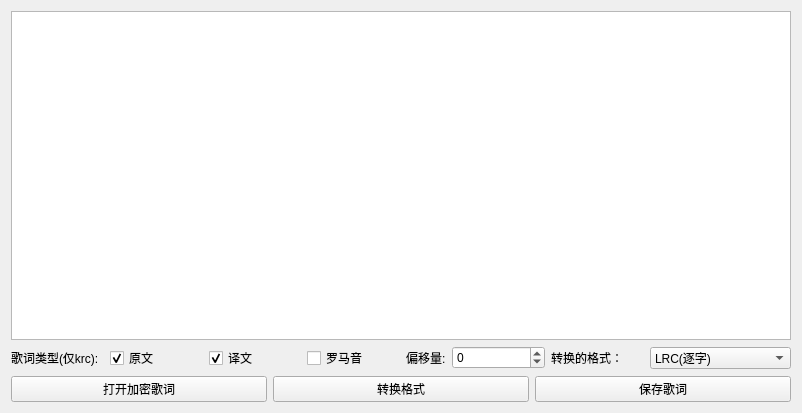
<?xml version="1.0" encoding="UTF-8"?>
<ui version="4.0">
 <class>encrypted_lyrics</class>
 <widget class="QWidget" name="encrypted_lyrics">
  <property name="geometry">
   <rect>
    <x>0</x>
    <y>0</y>
    <width>802</width>
    <height>413</height>
   </rect>
  </property>
  <property name="windowTitle">
   <string>Form</string>
  </property>
  <layout class="QVBoxLayout" name="verticalLayout">
   <item>
    <widget class="QPlainTextEdit" name="plainTextEdit">
     <property name="lineWrapMode">
      <enum>QPlainTextEdit::LineWrapMode::NoWrap</enum>
     </property>
    </widget>
   </item>
   <item>
    <layout class="QHBoxLayout" name="horizontalLayout_2">
     <item>
      <widget class="QLabel" name="label">
       <property name="text">
        <string>歌词类型(仅krc):</string>
       </property>
      </widget>
     </item>
     <item>
      <widget class="QCheckBox" name="original_checkBox">
       <property name="text">
        <string>原文</string>
       </property>
       <property name="checked">
        <bool>true</bool>
       </property>
      </widget>
     </item>
     <item alignment="Qt::AlignmentFlag::AlignLeft">
      <widget class="QCheckBox" name="translate_checkBox">
       <property name="sizePolicy">
        <sizepolicy hsizetype="Fixed" vsizetype="Fixed">
         <horstretch>0</horstretch>
         <verstretch>0</verstretch>
        </sizepolicy>
       </property>
       <property name="text">
        <string>译文</string>
       </property>
       <property name="checked">
        <bool>true</bool>
       </property>
      </widget>
     </item>
     <item alignment="Qt::AlignmentFlag::AlignLeft">
      <widget class="QCheckBox" name="romanized_checkBox">
       <property name="sizePolicy">
        <sizepolicy hsizetype="Fixed" vsizetype="Fixed">
         <horstretch>0</horstretch>
         <verstretch>0</verstretch>
        </sizepolicy>
       </property>
       <property name="text">
        <string>罗马音</string>
       </property>
      </widget>
     </item>
     <item>
      <widget class="QLabel" name="label_5">
       <property name="sizePolicy">
        <sizepolicy hsizetype="Fixed" vsizetype="Preferred">
         <horstretch>0</horstretch>
         <verstretch>0</verstretch>
        </sizepolicy>
       </property>
       <property name="text">
        <string>偏移量:</string>
       </property>
      </widget>
     </item>
     <item>
      <widget class="QSpinBox" name="offset_spinBox">
       <property name="sizePolicy">
        <sizepolicy hsizetype="Preferred" vsizetype="Fixed">
         <horstretch>0</horstretch>
         <verstretch>0</verstretch>
        </sizepolicy>
       </property>
       <property name="wrapping">
        <bool>false</bool>
       </property>
       <property name="buttonSymbols">
        <enum>QAbstractSpinBox::ButtonSymbols::UpDownArrows</enum>
       </property>
       <property name="accelerated">
        <bool>false</bool>
       </property>
       <property name="showGroupSeparator" stdset="0">
        <bool>false</bool>
       </property>
       <property name="minimum">
        <number>-999999999</number>
       </property>
       <property name="maximum">
        <number>999999999</number>
       </property>
       <property name="singleStep">
        <number>100</number>
       </property>
      </widget>
     </item>
     <item>
      <widget class="QLabel" name="label_2">
       <property name="text">
        <string>转换的格式：</string>
       </property>
      </widget>
     </item>
     <item>
      <widget class="QComboBox" name="lyricsformat_comboBox">
       <item>
        <property name="text">
         <string>LRC(逐字)</string>
        </property>
       </item>
       <item>
        <property name="text">
         <string>LRC(逐行)</string>
        </property>
       </item>
       <item>
        <property name="text">
         <string>增强型LRC(ESLyric)</string>
        </property>
       </item>
       <item>
        <property name="text">
         <string>SRT</string>
        </property>
       </item>
       <item>
        <property name="text">
         <string>ASS</string>
        </property>
       </item>
      </widget>
     </item>
    </layout>
   </item>
   <item>
    <layout class="QHBoxLayout" name="horizontalLayout">
     <item>
      <widget class="QPushButton" name="open_pushButton">
       <property name="sizePolicy">
        <sizepolicy hsizetype="Minimum" vsizetype="Preferred">
         <horstretch>0</horstretch>
         <verstretch>0</verstretch>
        </sizepolicy>
       </property>
       <property name="text">
        <string>打开加密歌词</string>
       </property>
      </widget>
     </item>
     <item>
      <widget class="QPushButton" name="convert_pushButton">
       <property name="text">
        <string>转换格式</string>
       </property>
      </widget>
     </item>
     <item>
      <widget class="QPushButton" name="save_pushButton">
       <property name="sizePolicy">
        <sizepolicy hsizetype="Minimum" vsizetype="Preferred">
         <horstretch>0</horstretch>
         <verstretch>0</verstretch>
        </sizepolicy>
       </property>
       <property name="text">
        <string>保存歌词</string>
       </property>
      </widget>
     </item>
    </layout>
   </item>
  </layout>
 </widget>
 <resources/>
 <connections/>
</ui>
